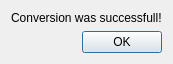
<?xml version="1.0" encoding="UTF-8"?>
<ui version="4.0">
 <class>SuccessDialog</class>
 <widget class="QDialog" name="SuccessDialog">
  <property name="geometry">
   <rect>
    <x>0</x>
    <y>0</y>
    <width>152</width>
    <height>60</height>
   </rect>
  </property>
  <property name="font">
   <font>
    <family>Tahoma</family>
   </font>
  </property>
  <property name="windowTitle">
   <string>Success</string>
  </property>
  <layout class="QGridLayout" name="gridLayout">
   <item row="0" column="0">
    <widget class="QLabel" name="label">
     <property name="text">
      <string>Conversion was successfull!</string>
     </property>
    </widget>
   </item>
   <item row="1" column="0">
    <widget class="QDialogButtonBox" name="buttonBox">
     <property name="orientation">
      <enum>Qt::Horizontal</enum>
     </property>
     <property name="standardButtons">
      <set>QDialogButtonBox::Ok</set>
     </property>
    </widget>
   </item>
  </layout>
 </widget>
 <resources/>
 <connections>
  <connection>
   <sender>buttonBox</sender>
   <signal>accepted()</signal>
   <receiver>SuccessDialog</receiver>
   <slot>accept()</slot>
   <hints>
    <hint type="sourcelabel">
     <x>248</x>
     <y>254</y>
    </hint>
    <hint type="destinationlabel">
     <x>157</x>
     <y>274</y>
    </hint>
   </hints>
  </connection>
  <connection>
   <sender>buttonBox</sender>
   <signal>rejected()</signal>
   <receiver>SuccessDialog</receiver>
   <slot>reject()</slot>
   <hints>
    <hint type="sourcelabel">
     <x>316</x>
     <y>260</y>
    </hint>
    <hint type="destinationlabel">
     <x>286</x>
     <y>274</y>
    </hint>
   </hints>
  </connection>
 </connections>
</ui>
